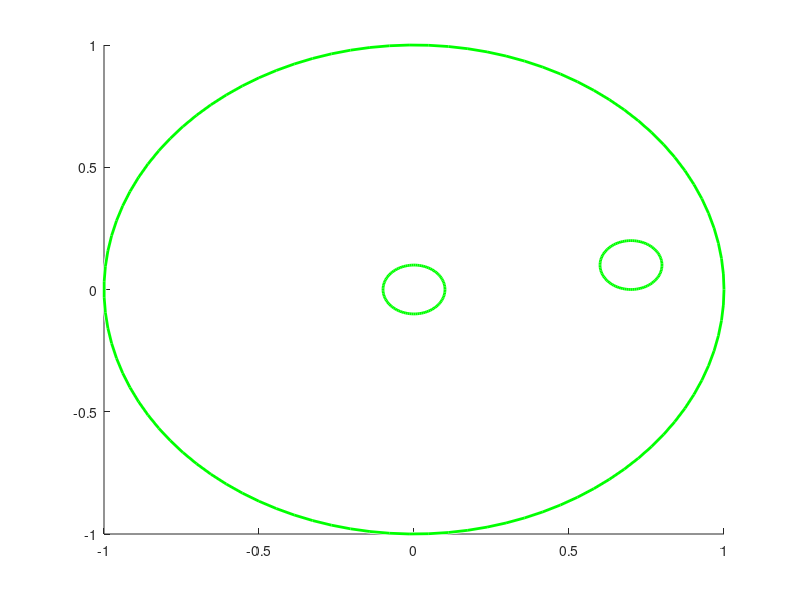

The MATLAB script that drew this image: (Note: this script raises an error after producing the figure.)
figure (2)
hold on

% discrete-time Lotka-Volterra model
%f = [x+0.01*(-0.5*x-0.5*y+0.5*x*y), y+0.01*(-0.5*y+1+d)]; 
f1 = @(x,y) x+0.02*(-2)*y+0.01*random('unif',-1,1);
f2 = @(x,y) y+0.02*(0.8*y+10*(x^2-0.21)*y);

%f1 = @(x1,x2) 0.5*x1-x2*x1;
%f2 = @(x1,x2) (-0.5+random('unif',-0.5,0.5))*x2+x2*x1;
 
% initial
viscircles([0.7,0.1], 0.1,'Color','g')
% target set
viscircles([0,0], 0.1,'Color','g')
% domain 
viscircles([0,0], 1,'Color','g')
% unsafe: out  of domain


syms x0 x1
v =0.0196308550716+0.294006820347*internal(1)+0.0238717608551*y+2.67521355268*internal(1)^2-0.0078531845904*internal(1)*y+0.123835212332*y^2+0.707296320202*internal(1)^3+0.181488587648*internal(1)^2*y+0.078261586244*internal(1)*y^2+0.00927469413132*y^3

fc2 = fcontour(v, 'r');
fc2.LevelList = [0.25];

fc2 = fcontour(v, 'm');
fc2.LevelList = [0.5];

fc2 = fcontour(v, 'blue');
fc2.LevelList = [0.75];
%viscircles([0,0], 0.5,'Color','k')
%}

% samples

total = 0;
unsafe = 0;
for i = [1:200] 
    listx = [random('unif',0.4,0.6)];
    listy = [random('unif',0,0.2)];
    if (listx-0.5)^2+(listy-0.1)^2>1
        continue
    end
    total = total + 1;
    count = 0;
    for t = [1:300]
        curx =  f1(listx(t),listy(t));
        listx = [listx curx];
        cury = f2(listx(t),listy(t));
        listy = [listy cury];
        %if curx^2+cury^2<=0.01
        %    break;
        %end  
        if curx^2+cury^2>= 1
            count = count+1;
        end
    end
    plot(listx,listy);
    if count > 5
        unsafe = unsafe +1;
    end
end

fprintf("Total: %d \n", total);
fprintf("Unsafe:  %d , percentage %f\n",unsafe, unsafe/total);
